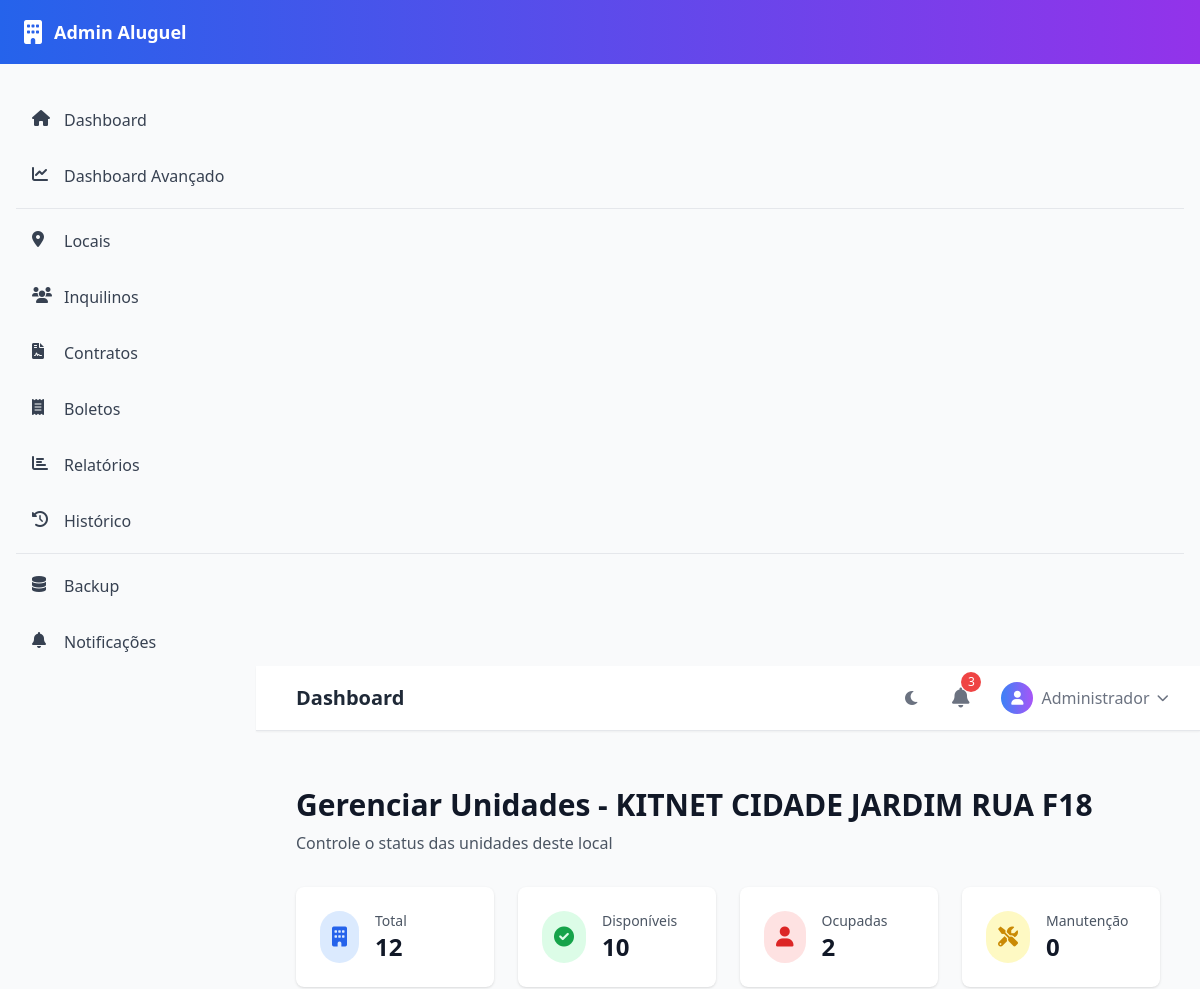
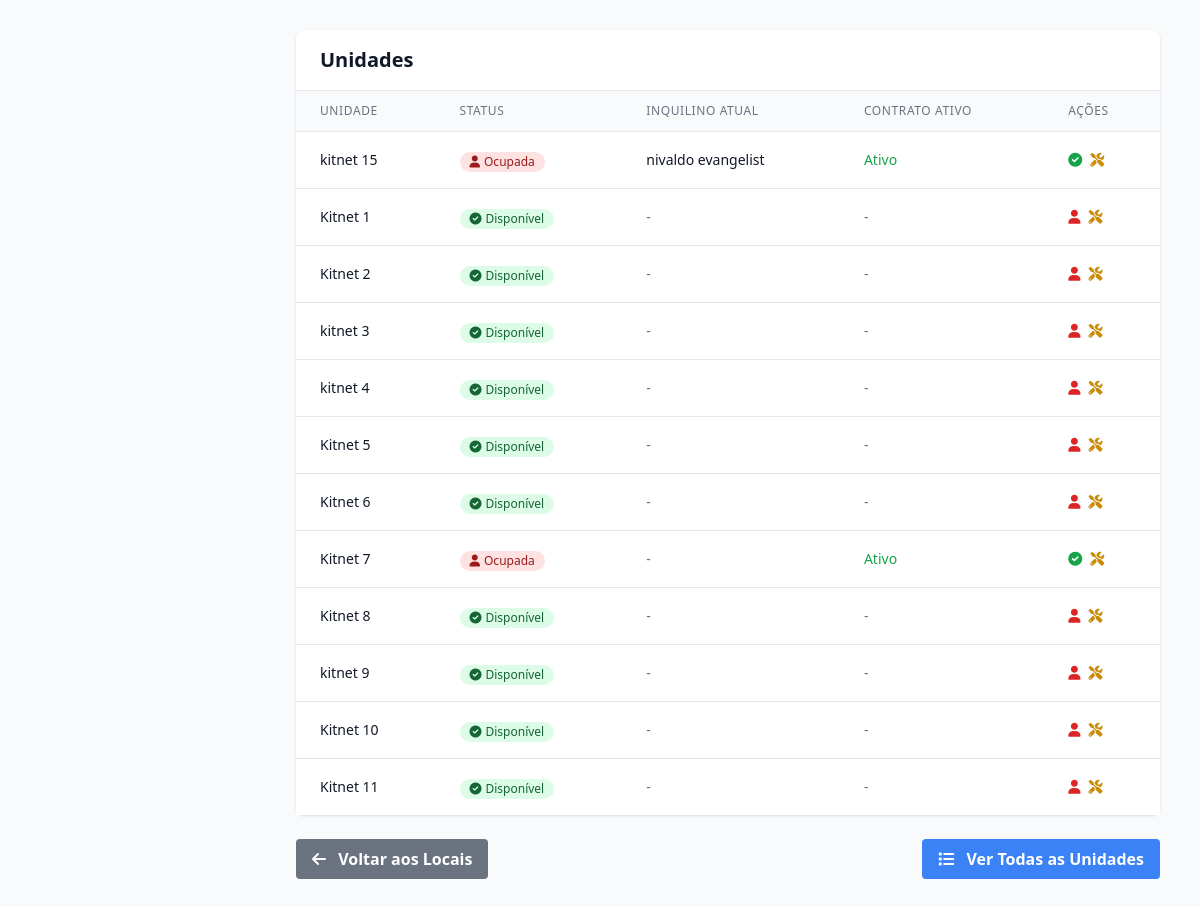
Screenshot of /gerenciar_unidades/1 with the database file from the repository (2 pictures, top to bottom).
### app/models.py (models this page shows, shortened)
class Local(db.Model):
    id = db.Column(db.Integer, primary_key=True)
    nome = db.Column(db.String(120), nullable=False)
    unidades = db.relationship('Unidade', backref='local', lazy=True)

class Unidade(db.Model):
    id = db.Column(db.Integer, primary_key=True)
    nome = db.Column(db.String(120), nullable=False)
    local_id = db.Column(db.Integer, db.ForeignKey('local.id'), nullable=False)
    status = db.Column(db.String(20), nullable=False, default='disponivel')  # disponivel, ocupada, manutencao
    inquilinos = db.relationship('Inquilino', backref='unidade', lazy=True)
    contratos = db.relationship('Contrato', backref='unidade', lazy=True)

class Inquilino(db.Model):
    id = db.Column(db.Integer, primary_key=True)
    nome = db.Column(db.String(120), nullable=False)
    cpf = db.Column(db.String(14), unique=True, nullable=False)
    data_nascimento = db.Column(db.Date, nullable=False)
    idade = db.Column(db.Integer, nullable=True)  # Calculada automaticamente
    endereco = db.Column(db.String(200), nullable=False)
    cep = db.Column(db.String(9), nullable=False)
    telefone = db.Column(db.String(20), nullable=False)
    email = db.Column(db.String(120), nullable=True)
    unidade_id = db.Column(db.Integer, db.ForeignKey('unidade.id'), nullable=False)
    username = db.Column(db.String(50), unique=True, nullable=True)
    password_hash = db.Column(db.String(255), nullable=True)
    data_criacao_login = db.Column(db.DateTime, nullable=True)
    status_login = db.Column(db.String(20), nullable=False, default='inativo')  # inativo, ativo, bloqueado
    contratos = db.relationship('Contrato', backref='inquilino', lazy=True)

### app/routes.py (the view)
@app.route('/gerenciar_unidades/<int:local_id>')
def gerenciar_unidades(local_id):
    local = Local.query.get_or_404(local_id)
    unidades = Unidade.query.filter_by(local_id=local_id).all()
    total_unidades = len(unidades)
    unidades_disponiveis = len([u for u in unidades if u.status == 'disponivel'])
    unidades_ocupadas = len([u for u in unidades if u.status == 'ocupada'])
    unidades_manutencao = len([u for u in unidades if u.status == 'manutencao'])
    return render_template('gerenciar_unidades.html',
                         local=local,
                         unidades=unidades,
                         stats={
                             'total': total_unidades,
                             'disponiveis': unidades_disponiveis,
                             'ocupadas': unidades_ocupadas,
                             'manutencao': unidades_manutencao
                         })

### app/templates/gerenciar_unidades.html (shortened to what this page needs)
{% extends "base_modern.html" %}
{% block content %}
<div class="container mx-auto px-4 py-8">
    <div class="mb-8">
        <h1 class="text-3xl font-bold text-gray-900 dark:text-white mb-2">
            Gerenciar Unidades - {{ local.nome }}
        </h1>
        <p class="text-gray-600 dark:text-gray-400">
            Controle o status das unidades deste local
        </p>
    </div>
    <div class="grid grid-cols-1 md:grid-cols-4 gap-6 mb-8">
        <div class="bg-white dark:bg-gray-800 rounded-lg shadow p-6">
            <div class="flex items-center">
                <div class="p-3 rounded-full bg-blue-100 dark:bg-blue-900">
                    <i class="fas fa-building text-blue-600 dark:text-blue-400 text-xl"></i>
                </div>
                <div class="ml-4">
                    <p class="text-sm font-medium text-gray-600 dark:text-gray-400">Total</p>
                    <p class="text-2xl font-bold text-gray-900 dark:text-white">{{ stats.total }}</p>
                </div>
            </div>
        </div>
        <div class="bg-white dark:bg-gray-800 rounded-lg shadow p-6">
            <div class="flex items-center">
                <div class="p-3 rounded-full bg-green-100 dark:bg-green-900">
                    <i class="fas fa-check-circle text-green-600 dark:text-green-400 text-xl"></i>
                </div>
                <div class="ml-4">
                    <p class="text-sm font-medium text-gray-600 dark:text-gray-400">Disponíveis</p>
                    <p class="text-2xl font-bold text-gray-900 dark:text-white">{{ stats.disponiveis }}</p>
                </div>
            </div>
        </div>
        <div class="bg-white dark:bg-gray-800 rounded-lg shadow p-6">
            <div class="flex items-center">
                <div class="p-3 rounded-full bg-red-100 dark:bg-red-900">
                    <i class="fas fa-user text-red-600 dark:text-red-400 text-xl"></i>
                </div>
                <div class="ml-4">
                    <p class="text-sm font-medium text-gray-600 dark:text-gray-400">Ocupadas</p>
                    <p class="text-2xl font-bold text-gray-900 dark:text-white">{{ stats.ocupadas }}</p>
                </div>
            </div>
        </div>
        <div class="bg-white dark:bg-gray-800 rounded-lg shadow p-6">
            <div class="flex items-center">
                <div class="p-3 rounded-full bg-yellow-100 dark:bg-yellow-900">
                    <i class="fas fa-tools text-yellow-600 dark:text-yellow-400 text-xl"></i>
                </div>
                <div class="ml-4">
                    <p class="text-sm font-medium text-gray-600 dark:text-gray-400">Manutenção</p>
                    <p class="text-2xl font-bold text-gray-900 dark:text-white">{{ stats.manutencao }}</p>
                </div>
            </div>
        </div>
    </div>
    <div class="bg-white dark:bg-gray-800 rounded-lg shadow">
        <div class="px-6 py-4 border-b border-gray-200 dark:border-gray-700">
            <h2 class="text-xl font-semibold text-gray-900 dark:text-white">Unidades</h2>
        </div>
        <div class="overflow-x-auto">
            <table class="min-w-full divide-y divide-gray-200 dark:divide-gray-700">
                <thead class="bg-gray-50 dark:bg-gray-700">
                    <tr>
                        <th class="px-6 py-3 text-left text-xs font-medium text-gray-500 dark:text-gray-300 uppercase tracking-wider">
                            Unidade
                        </th>
                        <th class="px-6 py-3 text-left text-xs font-medium text-gray-500 dark:text-gray-300 uppercase tracking-wider">
                            Status
                        </th>
                        <th class="px-6 py-3 text-left text-xs font-medium text-gray-500 dark:text-gray-300 uppercase tracking-wider">
                            Inquilino Atual
                        </th>
                        <th class="px-6 py-3 text-left text-xs font-medium text-gray-500 dark:text-gray-300 uppercase tracking-wider">
                            Contrato Ativo
                        </th>
                        <th class="px-6 py-3 text-left text-xs font-medium text-gray-500 dark:text-gray-300 uppercase tracking-wider">
                            Ações
                        </th>
                    </tr>
                </thead>
                <tbody class="bg-white dark:bg-gray-800 divide-y divide-gray-200 dark:divide-gray-700">
                    {% for unidade in unidades %}
                    <tr class="hover:bg-gray-50 dark:hover:bg-gray-700">
                        <td class="px-6 py-4 whitespace-nowrap">
                            <div class="text-sm font-medium text-gray-900 dark:text-white">
                                {{ unidade.nome }}
                            </div>
                        </td>
                        <td class="px-6 py-4 whitespace-nowrap">
                            {% if unidade.status == 'disponivel' %}
                                <span class="inline-flex items-center px-2.5 py-0.5 rounded-full text-xs font-medium bg-green-100 text-green-800 dark:bg-green-900 dark:text-green-200">
                                    <i class="fas fa-check-circle mr-1"></i>
                                    Disponível
                                </span>
                            {% elif unidade.status == 'ocupada' %}
                                <span class="inline-flex items-center px-2.5 py-0.5 rounded-full text-xs font-medium bg-red-100 text-red-800 dark:bg-red-900 dark:text-red-200">
                                    <i class="fas fa-user mr-1"></i>
                                    Ocupada
                                </span>
                            {% elif unidade.status == 'manutencao' %}
                                <span class="inline-flex items-center px-2.5 py-0.5 rounded-full text-xs font-medium bg-yellow-100 text-yellow-800 dark:bg-yellow-900 dark:text-yellow-200">
                                    <i class="fas fa-tools mr-1"></i>
                                    Manutenção
                                </span>
                            {% endif %}
                        </td>
                        <td class="px-6 py-4 whitespace-nowrap text-sm text-gray-900 dark:text-white">
                            {% if unidade.inquilinos %}
                                {% set inquilino_atual = unidade.inquilinos[0] %}
                                {{ inquilino_atual.nome }}
                            {% else %}
                                <span class="text-gray-500 dark:text-gray-400">-</span>
                            {% endif %}
                        </td>
                        <td class="px-6 py-4 whitespace-nowrap text-sm text-gray-900 dark:text-white">
                            {% if unidade.contratos %}
                                {% set contrato_ativo = unidade.contratos | selectattr('situacao', 'equalto', 'ativo') | first %}
                                {% if contrato_ativo %}
                                    <span class="text-green-600 dark:text-green-400">Ativo</span>
                                {% else %}
                                    <span class="text-gray-500 dark:text-gray-400">-</span>
                                {% endif %}
                            {% else %}
                                <span class="text-gray-500 dark:text-gray-400">-</span>
                            {% endif %}
                        </td>
                        <td class="px-6 py-4 whitespace-nowrap text-sm font-medium">
                            <div class="flex space-x-2">
                                {% if unidade.status != 'disponivel' %}
                                    <a href="{{ url_for('alterar_status_unidade', unidade_id=unidade.id, status='disponivel') }}"
                                       class="text-green-600 hover:text-green-900 dark:text-green-400 dark:hover:text-green-300"
                                       onclick="return confirm('Marcar unidade como disponível?')">
                                        <i class="fas fa-check-circle"></i>
                                    </a>
                                {% endif %}
                                {% if unidade.status != 'ocupada' %}
                                    <a href="{{ url_for('alterar_status_unidade', unidade_id=unidade.id, status='ocupada') }}"
                                       class="text-red-600 hover:text-red-900 dark:text-red-400 dark:hover:text-red-300"
                                       onclick="return confirm('Marcar unidade como ocupada?')">
                                        <i class="fas fa-user"></i>
                                    </a>
                                {% endif %}
                                {% if unidade.status != 'manutencao' %}
                                    <a href="{{ url_for('alterar_status_unidade', unidade_id=unidade.id, status='manutencao') }}"
                                       class="text-yellow-600 hover:text-yellow-900 dark:text-yellow-400 dark:hover:text-yellow-300"
                                       onclick="return confirm('Marcar unidade em manutenção?')">
                                        <i class="fas fa-tools"></i>
                                    </a>
                                {% endif %}
                            </div>
                        </td>
                    </tr>
                    {% endfor %}
                </tbody>
            </table>
        </div>
    </div>
    <div class="mt-6 flex justify-between">
        <a href="{{ url_for('listar_locais') }}"
           class="bg-gray-500 hover:bg-gray-600 text-white font-bold py-2 px-4 rounded transition-colors duration-200">
            <i class="fas fa-arrow-left mr-2"></i>
            Voltar aos Locais
        </a>
        <a href="{{ url_for('listar_unidades', local_id=local.id) }}"
           class="bg-blue-500 hover:bg-blue-600 text-white font-bold py-2 px-4 rounded transition-colors duration-200">
            <i class="fas fa-list mr-2"></i>
            Ver Todas as Unidades
        </a>
    </div>
</div>
{% endblock %}

### rows the page displays
Local: nome "KITNET CIDADE JARDIM RUA F18"
Unidade: nome "kitnet 15", status "ocupada" (drawn), shows "Ativo"
Inquilino: nome "nivaldo evangelist"
Unidade: nome "Kitnet 1", status "disponivel" (drawn)
Unidade: nome "Kitnet 2", status "disponivel" (drawn)
Unidade: nome "kitnet 3", status "disponivel" (drawn)
Unidade: nome "kitnet 4", status "disponivel" (drawn)
Unidade: nome "Kitnet 5", status "disponivel" (drawn)
Unidade: nome "Kitnet 6", status "disponivel" (drawn)
Unidade: nome "Kitnet 7", status "ocupada" (drawn), shows "Ativo"
Unidade: nome "Kitnet 8", status "disponivel" (drawn)
Unidade: nome "kitnet 9", status "disponivel" (drawn)
Unidade: nome "Kitnet 10", status "disponivel" (drawn)
Unidade: nome "Kitnet 11", status "disponivel" (drawn)

### other values shown
{{ stats.total }} "12"
{{ stats.disponiveis }} "10"
{{ stats.ocupadas }} "2"
{{ stats.manutencao }} "0"
